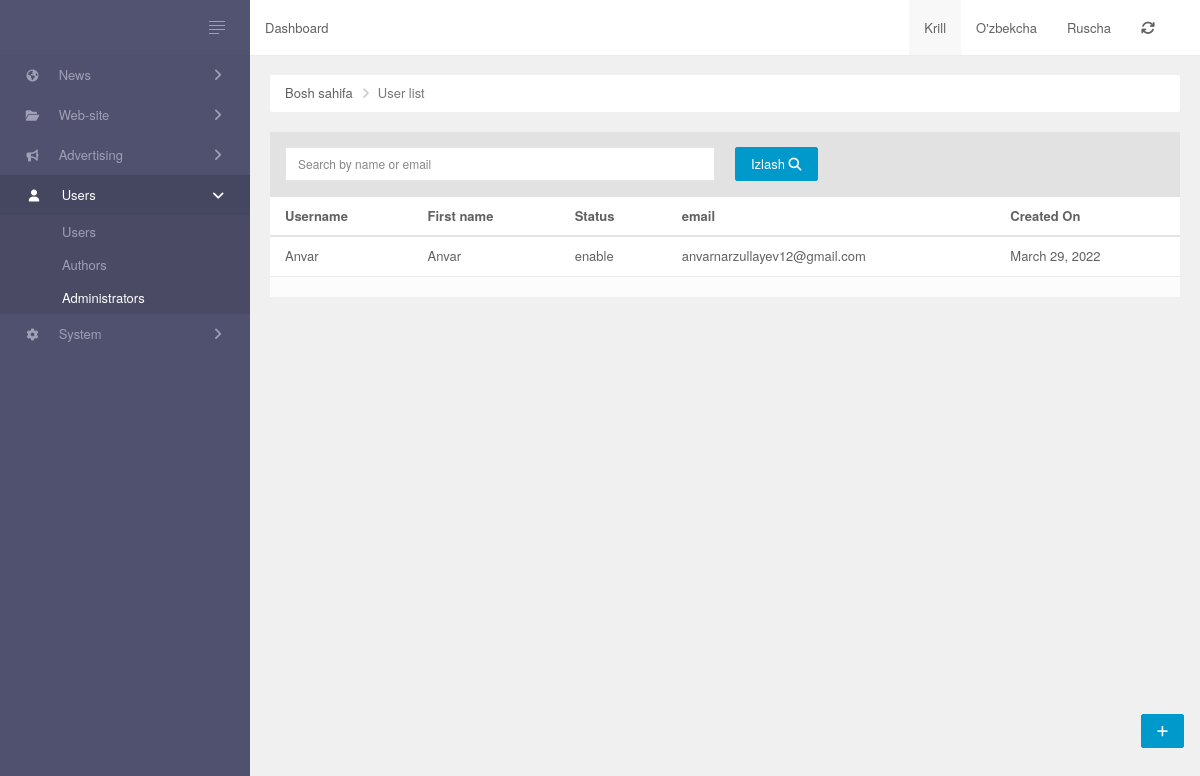
/user/, run on an earlier commit of the app's database.
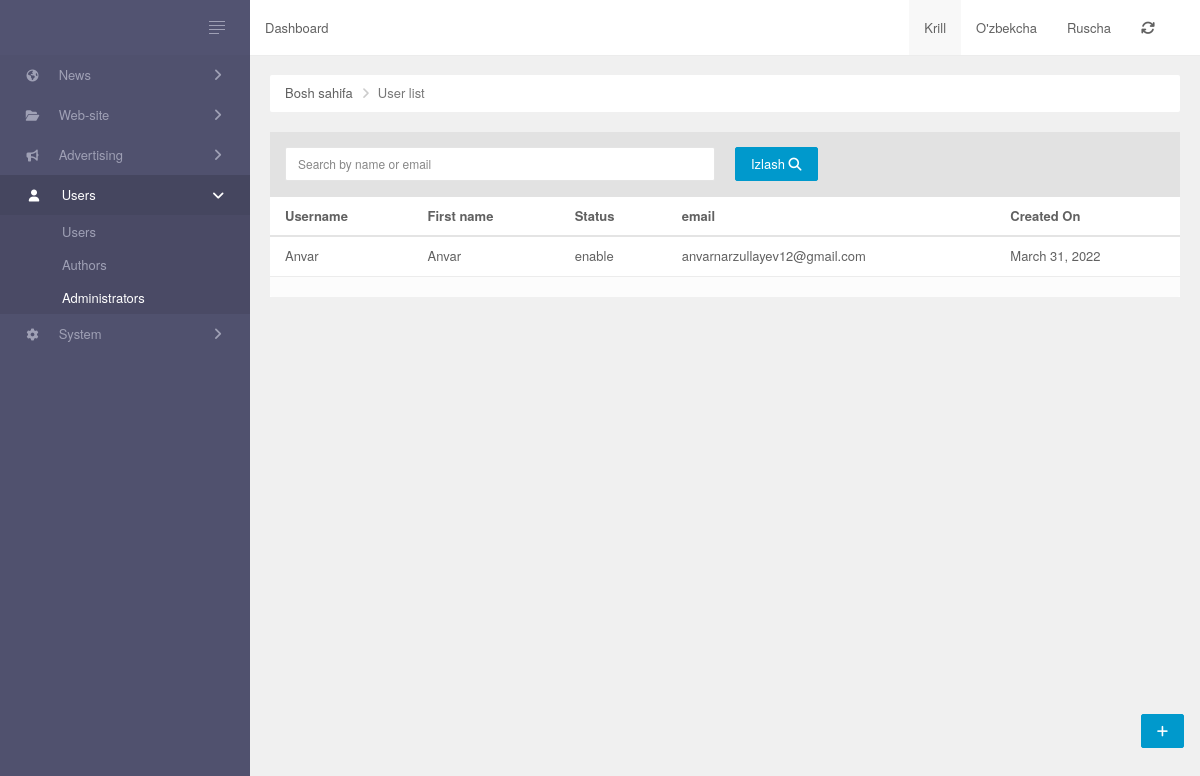
And on a later commit of the database.
### Admin/models/postAuthor.py (models this page shows, shortened)
class MyUser(AbstractUser):
    bio = models.CharField(max_length = 200, blank = True)
    location = models.CharField(max_length=30, blank=True)
    birth_date = models.DateTimeField(null = True, blank = True)
    img = models.ImageField(upload_to='users/', blank = True, null = True)
    facebook_link = models.URLField(max_length=200, blank=True, null=True)
    instagram_link = models.URLField(max_length=200, blank=True, null=True)
    youtube_link = models.URLField(max_length=200, blank=True, null=True)
    telegram_link = models.URLField(max_length=200, blank=True, null=True)
    gitHub_link = models.URLField(max_length=200, blank=True, null=True)
    STATUS = Choices('enable', 'disabled')
    status = StatusField()

### Admin/views.py (the view)
# urls.py: path('user/',UserList,name='user_list'),
def UserList(request):
    admin = MyUser.objects.all()
    return render(request,'userlist.html',{'admin':admin})

### Admin/templates/userlist.html (shortened to what this page needs)
{% extends 'base.html' %}
{% load static %}
{% load widget_tweaks %}
{% block content %}
        <div class="main-panel">
            {% include 'inc/header.html' %}
            <div class="main-content">
                <ul class="breadcrumb ">
                    <li><a href="/">Bosh sahifa</a></li>
                    <li class="active">User list</li>
                </ul>
                <div class="button-panel">
                    <a class="btn btn-fab btn-raised btn-primary" href="#" title="Create news Post"><i class="fa fa-plus"></i></a>
                </div>
                <div id="post-grid" data-pjax-container="">
                    <div class="panel panel-default data-grid">
                        <div class="panel-heading">
                            <div class="row" id="data-grid-filters">
                                <form id="w0" action="{% url 'sort_category' %}" method="post">
                                    <div class="col col-md-6">
                                        <div class="form-group field-post-search">
                                            <input type="text" id="post-search" class="form-control" name="query" placeholder="Search by name or email">
                                        </div>
                                    </div>
                                    <div class="col col-md-6">
                                        <button class="btn btn-primary" type="submit">Izlash <i class="fa fa-search"></i></button>
                                    </div>
                                </form>
                            </div>
                        </div>
                        <div id="data-grid" class="table-responsive scroll">
                            <table class="table table-striped table-hover">
                                <thead>
                                    <tr>
                                        <th><a href="/post/index?sort=type" data-sort="type">Username</a></th>
                                        <th><a href="/post/index?sort=title" data-sort="title">First name</a></th>
                                        <th><a href="/post/index?sort=views" data-sort="views">Status</a></th>
                                        <th><a href="/post/index?sort=views" data-sort="views">email</a></th>
                                        <th><a href="#">Created On</a></th>
                                    </tr>
                                </thead>
                                <tbody>
                                    {% for i in admin %}
                                    <tr class="" data-key="620ddae1f2750876ef694475">
                                        <td><a href="#" data-pjax="0">{{i.username}}</a></td>
                                        <td><a href="#" data-pjax="0">{{i.first_name}}</a></td>
                                        <td>{{i.status}}</td>
                                        <td><a href="">{{i.email}}</a></th>
                                        <td>{{i.last_login|date}}</td>
                                    </tr>
                                    {% endfor %}
                                </tbody>
                            </table>
                            <div class='panel-footer'>
                            </div>
                        </div>
                    </div>
                </div>
            </div>
        </div>
{% endblock %}

What changed in the data, as far as the page shows it:
changed MyUser "Anvar": last_login "March 29, 2022" → "March 31, 2022"
